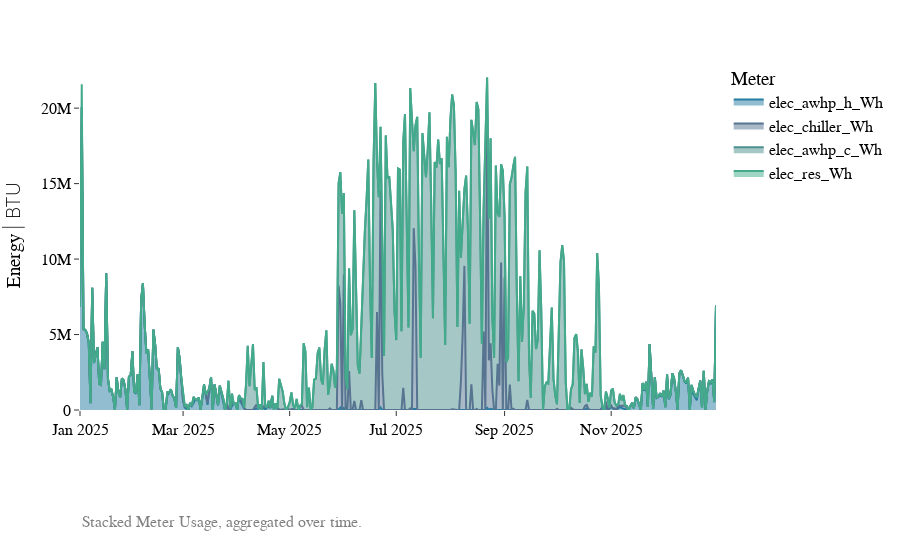

Here is the notebook cell this chart was saved with:
### Code cell
from src.visuals import plot_meter_timeseries

df = source_energy.copy()

equipment_scenarios = "eq_scenario_4"
emission_scenarios = "em_scenario_a"

plot_meter_timeseries(df, equipment_scenario=equipment_scenarios, emission_scenario=emission_scenarios, stacked=True, include_gas=True, unit_mode="IP")

### Figure 1 — Plotly figure (JSON) as saved in the notebook; plotly's stock layout.template omitted (floating-point values rounded to 4 significant figures; data arrays with more than 128 entries replaced by an {"elided": "..."} marker saying what was removed)
{"data": [{"fillpattern": {"shape": ""}, "hovertemplate": "Meter=elec_awhp_h_Wh<br>timestamp=%{x}<br>Usage=%{y}<extra></extra>", "legendgroup": "elec_awhp_h_Wh", "line": {"color": "#277da1"}, "marker": {"symbol": "circle"}, "mode": "lines", "name": "elec_awhp_h_Wh", "orientation": "v", "showlegend": true, "stackgroup": "one", "type": "scatter", "x": {"elided": "365 str values"}, "xaxis": "x", "y": {"elided": "365 float values"}, "yaxis": "y"}, {"fillpattern": {"shape": ""}, "hovertemplate": "Meter=elec_chiller_Wh<br>timestamp=%{x}<br>Usage=%{y}<extra></extra>", "legendgroup": "elec_chiller_Wh", "line": {"color": "#577590"}, "marker": {"symbol": "circle"}, "mode": "lines", "name": "elec_chiller_Wh", "orientation": "v", "showlegend": true, "stackgroup": "one", "type": "scatter", "x": {"elided": "365 str values"}, "xaxis": "x", "y": {"elided": "365 float values"}, "yaxis": "y"}, {"fillpattern": {"shape": ""}, "hovertemplate": "Meter=elec_awhp_c_Wh<br>timestamp=%{x}<br>Usage=%{y}<extra></extra>", "legendgroup": "elec_awhp_c_Wh", "line": {"color": "#4d908e"}, "marker": {"symbol": "circle"}, "mode": "lines", "name": "elec_awhp_c_Wh", "orientation": "v", "showlegend": true, "stackgroup": "one", "type": "scatter", "x": {"elided": "365 str values"}, "xaxis": "x", "y": {"elided": "365 float values"}, "yaxis": "y"}, {"fillpattern": {"shape": ""}, "hovertemplate": "Meter=elec_res_Wh<br>timestamp=%{x}<br>Usage=%{y}<extra></extra>", "legendgroup": "elec_res_Wh", "line": {"color": "#43aa8b"}, "marker": {"symbol": "circle"}, "mode": "lines", "name": "elec_res_Wh", "orientation": "v", "showlegend": true, "stackgroup": "one", "type": "scatter", "x": {"elided": "365 str values"}, "xaxis": "x", "y": {"elided": "365 float values"}, "yaxis": "y"}], "layout": {"annotations": [{"align": "center", "font": {"color": "gray", "size": 16}, "showarrow": false, "text": "Stacked Meter Usage, aggregated over time.", "x": 0, "xref": "paper", "y": -0.35, "yref": "paper"}], "font": {"size": 16}, "legend": {"title": {"text": "Meter"}, "tracegroupgap": 0}, "margin": {"b": 150, "t": 60}, "title": {"font": {"size": 14}}, "xaxis": {"anchor": "y", "domain": [0, 1], "title": {"text": ""}}, "yaxis": {"anchor": "x", "domain": [0, 1], "title": {"text": "Energy <span style=\"font-weight:200\">| BTU</span>"}}}}
